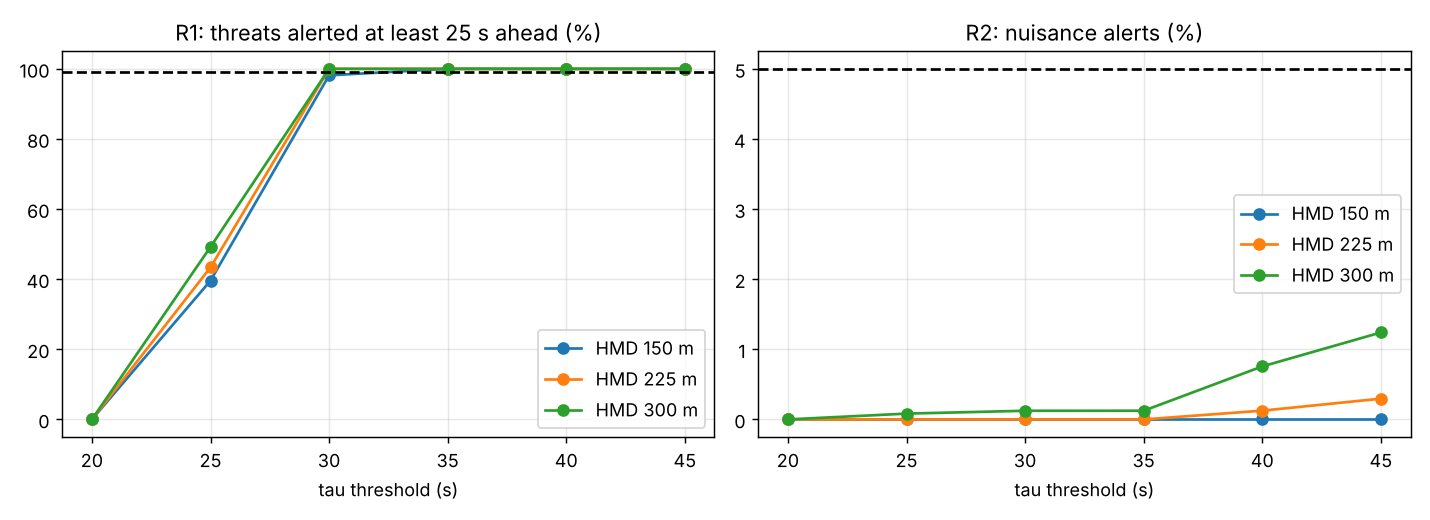

This figure's Python source:
"""Requirements based validation of a simple tau based traffic alerting function.

Generic study with ASSUMED inputs. It is not a model of any certified collision avoidance system.
See README.md for requirements, assumptions and limits.
"""
import numpy as np
import pandas as pd
import matplotlib
matplotlib.use("Agg")
import matplotlib.pyplot as plt

rng = np.random.default_rng(7)

# ---------------- assumed requirements ----------------
REQ_LEAD = 25.0        # s, R1: alert at least this long before closest approach for threats
THREAT_MISS = 150.0    # m, an encounter is a threat if the true miss distance is below this
SAFE_MISS = 600.0      # m, an encounter is non threatening if the true miss distance is above this
MAX_NUISANCE = 0.05    # R2: at most 5% of non threatening encounters may alert
CREW_DELAY = 5.0       # s, assumed crew recognition and response time (human factors)
MIN_MARGIN = 15.0      # s, R3: time left after crew response must be at least this

# ---------------- assumed encounter and sensor model ----------------
N = 4000
DT = 1.0               # s, surveillance update interval
RANGE_SIGMA = 30.0     # m, range measurement noise
T_CPA = 90.0           # s, time of closest approach after start
WINDOW = 10            # tracker window in updates (least squares velocity estimate)


def encounters(n):
    speed = rng.uniform(80.0, 250.0, n)            # m/s closing speed
    miss = rng.uniform(0.0, 1500.0, n)             # m, true miss distance at closest approach
    return speed, miss


def first_alert_time(speed, miss, tau_th, hmd, window=None):
    """Surveillance gives the intruder's relative position (x along track, y cross track) with noise."""
    t = np.arange(0.0, T_CPA + 30.0, DT)
    x = speed[:, None] * (T_CPA - t[None, :])
    y = np.repeat(miss[:, None], t.size, axis=1)
    xm = x + rng.normal(0.0, RANGE_SIGMA, x.shape)
    ym = y + rng.normal(0.0, RANGE_SIGMA, y.shape)
    # velocity estimate: least squares slope over the last 5 updates (simple tracker)
    w = window or WINDOW
    tt = np.arange(w) - (w - 1) / 2.0
    def slope(a):
        out = np.full(a.shape, np.nan)
        for k in range(w - 1, a.shape[1]):
            out[:, k] = (a[:, k - w + 1:k + 1] * tt).sum(axis=1) / (tt**2).sum() / DT
        return out
    vx, vy = slope(xm), slope(ym)
    r = np.hypot(xm, ym)
    v2 = vx**2 + vy**2
    rv = xm * vx + ym * vy                      # negative when closing
    tau = np.where(rv < 0, -rv / np.maximum(v2, 1e-6), np.inf)   # time to closest approach
    pred_miss = np.abs(xm * vy - ym * vx) / np.sqrt(np.maximum(v2, 1e-6))
    alert = (tau < tau_th) & (pred_miss < hmd)
    alert = np.nan_to_num(alert, nan=0).astype(bool)
    first = np.where(alert.any(axis=1), alert.argmax(axis=1), -1)
    lead = np.where(first >= 0, T_CPA - t[np.clip(first, 0, None)], -np.inf)
    return lead


def evaluate(tau_th, hmd, window=WINDOW):
    speed, miss = encounters(N)
    lead = first_alert_time(speed, miss, tau_th, hmd, window)
    thr = miss < THREAT_MISS
    safe = miss > SAFE_MISS
    r1 = np.mean(lead[thr] >= REQ_LEAD)
    nuisance = np.mean(np.isfinite(lead[safe]) & (lead[safe] > 0))
    margin = np.percentile(lead[thr], 5) - CREW_DELAY
    return dict(tracker_window=window, tau_threshold_s=tau_th, hmd_threshold_m=hmd, threat_alerted_in_time_pct=100 * r1,
                nuisance_alert_pct=100 * nuisance, p5_margin_after_crew_s=margin,
                R1_pass=r1 >= 0.99, R2_pass=nuisance <= MAX_NUISANCE, R3_pass=margin >= MIN_MARGIN)


if __name__ == "__main__":
    rows = [evaluate(tau, hmd, w) for w in (5, 10) for tau in (20, 25, 30, 35, 40, 45) for hmd in (150, 225, 300)]
    df = pd.DataFrame(rows)
    df["all_pass"] = df.R1_pass & df.R2_pass & df.R3_pass
    df.to_csv("results.csv", index=False)
    print(df.round(2).to_string(index=False))
    fig, ax = plt.subplots(1, 2, figsize=(11, 4))
    for hmd, g in df[df.tracker_window == WINDOW].groupby("hmd_threshold_m"):
        ax[0].plot(g.tau_threshold_s, g.threat_alerted_in_time_pct, "o-", label="HMD %d m" % hmd)
        ax[1].plot(g.tau_threshold_s, g.nuisance_alert_pct, "o-", label="HMD %d m" % hmd)
    ax[0].axhline(99, ls="--", c="k"); ax[0].set_title("R1: threats alerted at least 25 s ahead (%)")
    ax[1].axhline(5, ls="--", c="k"); ax[1].set_title("R2: nuisance alerts (%)")
    for a in ax:
        a.set_xlabel("tau threshold (s)"); a.grid(alpha=0.3); a.legend()
    fig.tight_layout(); fig.savefig("alert_validation.png", dpi=130)
